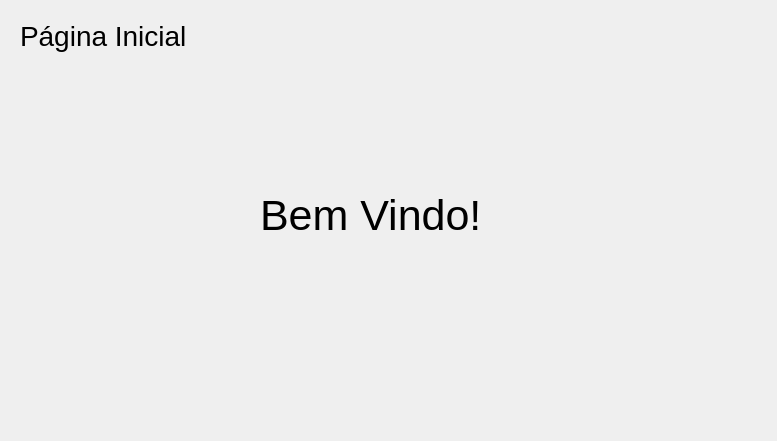
<?xml version="1.0" encoding="UTF-8"?>
<ui version="4.0">
 <class>Form</class>
 <widget class="QWidget" name="Form">
  <property name="geometry">
   <rect>
    <x>0</x>
    <y>0</y>
    <width>777</width>
    <height>441</height>
   </rect>
  </property>
  <property name="windowTitle">
   <string>Form</string>
  </property>
  <widget class="QLabel" name="label">
   <property name="geometry">
    <rect>
     <x>20</x>
     <y>10</y>
     <width>321</width>
     <height>51</height>
    </rect>
   </property>
   <property name="font">
    <font>
     <pointsize>21</pointsize>
    </font>
   </property>
   <property name="text">
    <string>Página Inicial</string>
   </property>
  </widget>
  <widget class="QLabel" name="label_2">
   <property name="geometry">
    <rect>
     <x>260</x>
     <y>170</y>
     <width>321</width>
     <height>91</height>
    </rect>
   </property>
   <property name="font">
    <font>
     <pointsize>32</pointsize>
    </font>
   </property>
   <property name="text">
    <string>Bem Vindo!</string>
   </property>
  </widget>
 </widget>
 <resources/>
 <connections/>
</ui>
